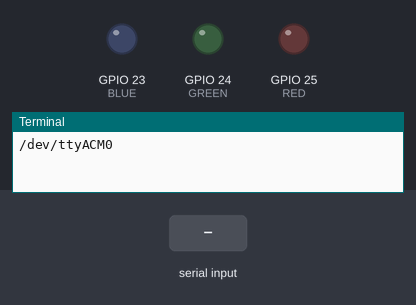
A program run on a simulated Raspberry Pi (BCM pin numbers). Shown: output pins drawn as LEDs (lit = HIGH), the last lines printed to the terminal. The test bench sets the inputs (shaded band).

Above: at 1.2 s.
1.3 s: "5\n" received over the second serial link
At 1.9 s:
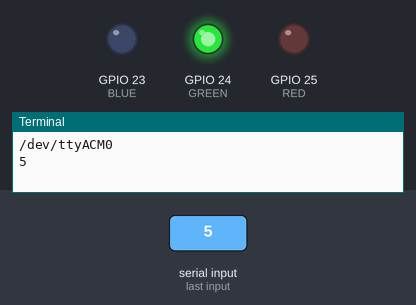
2.8 s: "0\n" received over the second serial link
At 3.1 s:
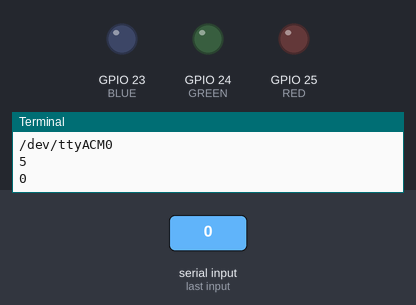
4.3 s: "90\n" received over the second serial link
At 5.4 s:
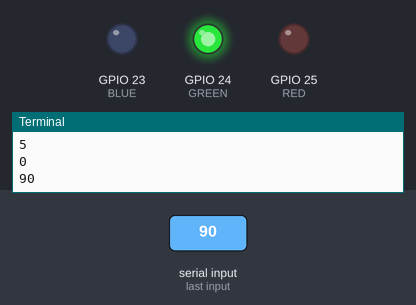
Timing chart, 0 to 7.3 s (numbered marks = the images above; inputs shaded):
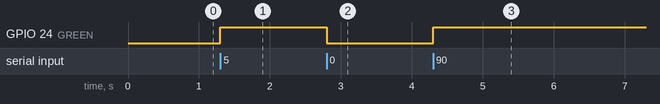

Measured:
- after the input at 1.3 s, GPIO 24 (GREEN): LOW → HIGH at once
- after the input at 2.8 s, GPIO 24 (GREEN): HIGH → LOW at once
- after the input at 4.3 s, GPIO 24 (GREEN): LOW → HIGH at once

The program:

Raspberrypi_Arduino_Serial.py
```python
#라즈베리파이 아두이노 연결
import serial
import RPi.GPIO as GPIO

RED = 25; GREEN = 24; BLUE = 23
GPIO.setmode(GPIO.BCM)

GPIO.setup(RED,GPIO.OUT)
GPIO.output(RED,0)
GPIO.setup(GREEN,GPIO.OUT)
GPIO.output(GREEN,0)
GPIO.setup(BLUE,GPIO.OUT)
GPIO.output(BLUE,0)


port='/dev/ttyACM0'
brate = 9600
cmd = 'temp'

ser= serial.Serial(port,baudrate=brate,timeout=None)
print(ser.name)

while True:
    try:

        if ser.in_waiting !=0:
            content = ser.readline()

            content = content.decode('utf-8').replace('\r\n','')

            vals = content.split(' ')

            if len(vals)<1:
                continue

            vals=int(vals[0])
            print(vals)
            GPIO.output(GREEN,vals)


            #GPIO.output(GREEN,vals)


            # if len(vals)<3:
            #     continue

            # print(vals)
            # if vals[0] == '0':
            #     GPIO.output(RED,GPIO.LOW)
            # elif vals[0]== '1023':
            #     GPIO.output(RED,GPIO.HIGH)

            # if vals[1] == '0':
            #     GPIO.output(GREEN,GPIO.LOW)
            # elif vals[1]== '1023':
            #     GPIO.output(GREEN,GPIO.HIGH)

            # if vals[2] == '1':
            #     GPIO.output(BLUE,GPIO.LOW)
            # elif vals[2]== '0':
            #     GPIO.output(BLUE,GPIO.HIGH)


    except KeyboardInterrupt:
        GPIO.cleanup()


        
```
